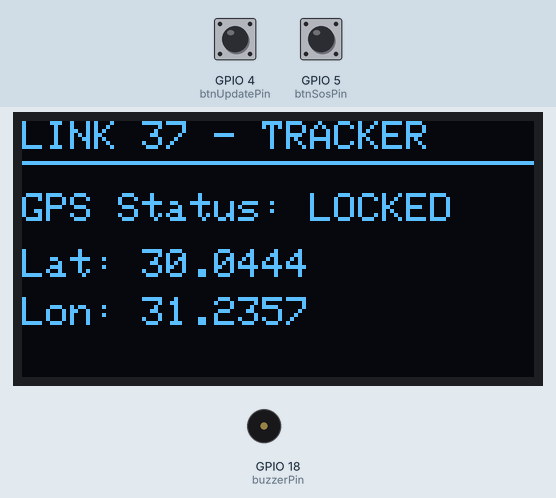
Recording of a sketch running on a simulated ESP32. Parts: 128×64 one-colour display, buzzer (waves = sounding). The test bench sets the inputs (shaded band); at power-on: GPIO 5 (btnSosPin) HIGH, GPIO 4 (btnUpdatePin) HIGH.

Above: at 3.2 s.
3.3 s: GPIO 5 (btnSosPin) pulled LOW for 0.15 s
At 5.2 s:
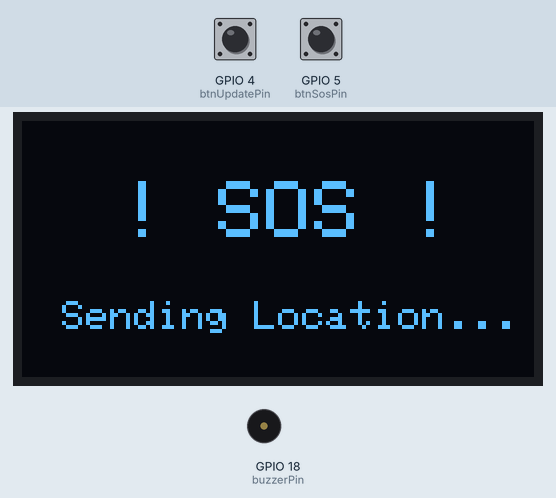
6.4 s: GPIO 4 (btnUpdatePin) pulled LOW for 1 s
At 8.6 s:
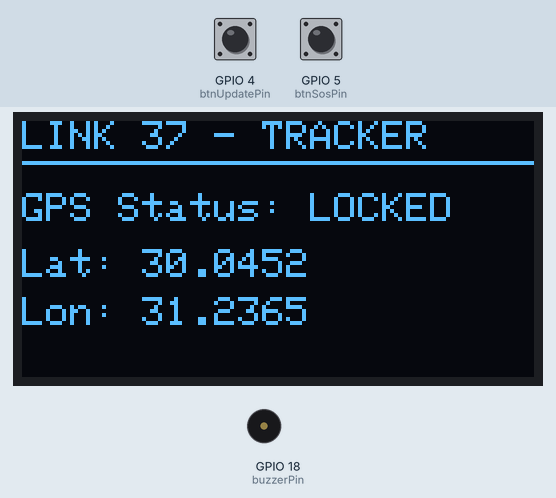
8.9 s: GPIO 4 (btnUpdatePin) pulled LOW for 0.15 s
At 9.6 s:
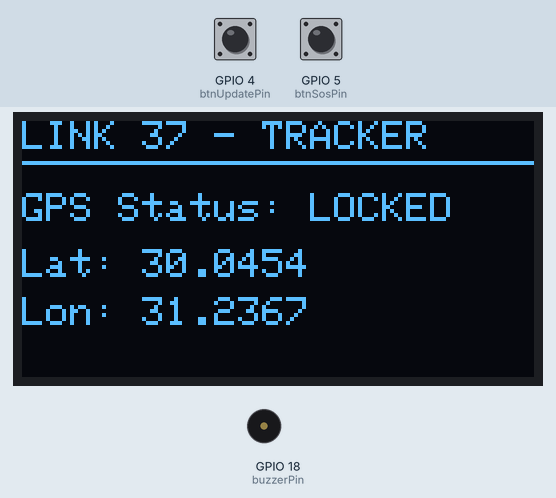
10.5 s: GPIO 5 (btnSosPin) pulled LOW for 1 s
At 11.3 s:
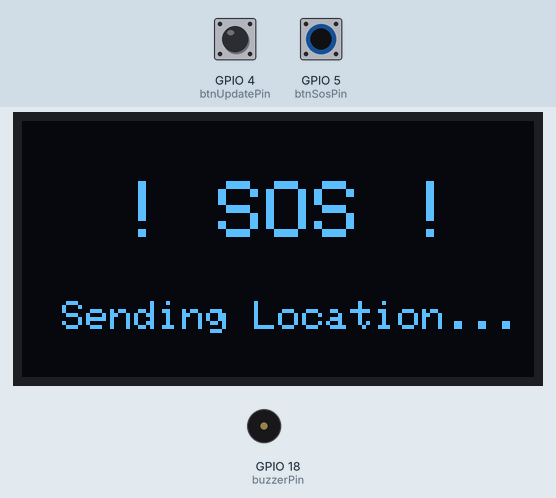
14.5 s: GPIO 5 (btnSosPin) pulled LOW for 3.2 s
At 18.1 s:
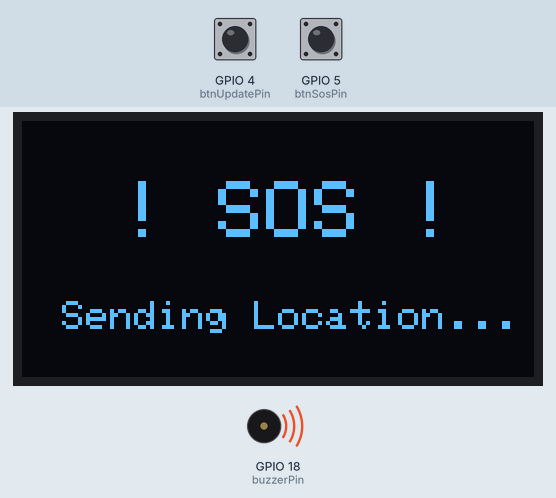
Timing chart, 0 to 19.8 s (numbered marks = the images above; inputs shaded):
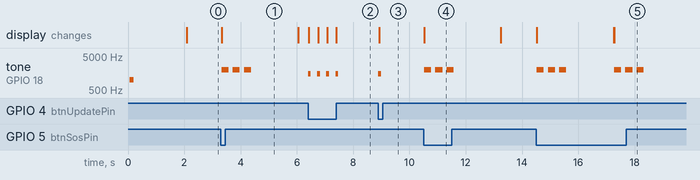

Measured:
- after the input at 3.3 s, tone on GPIO 18 (buzzerPin): alternates 2000 Hz for 0.25 s and silent for 0.15 s, 6 changes in all, then stays silent, starting at once; the display: changes at once (image 1)
- after the input at 6.4 s, tone on GPIO 18 (buzzerPin): alternates 1500 Hz for 0.10 s and silent for 0.23 s, 8 changes in all, then stays silent, starting at once; the display: first changes at once (image 2 shows a later state)
- after the input at 8.9 s, tone on GPIO 18 (buzzerPin): silent → 1500 Hz at once, → silent 0.10 s later; the display: changes at once (image 3)
- after the input at 10.5 s, tone on GPIO 18 (buzzerPin): alternates 2000 Hz for 0.25 s and silent for 0.15 s, 6 changes in all, then stays silent, starting at once; the display: changes at once (image 4)
- after the input at 14.5 s, tone on GPIO 18 (buzzerPin): plays 2000 Hz for 0.25 s, 2000 Hz for 0.25 s, 2000 Hz for 0.25 s, 2000 Hz for 0.25 s, 2000 Hz for 0.25 s, 2000 Hz for 0.25 s, starting at once; the display: changes at once (image 5)

The sketch:

sketch.ino
```cpp
#include <Wire.h>
#include <Adafruit_GFX.h>
#include <Adafruit_SSD1306.h>

#define SCREEN_WIDTH 128
#define SCREEN_HEIGHT 64
Adafruit_SSD1306 display(SCREEN_WIDTH, SCREEN_HEIGHT, &Wire, -1);

const int btnUpdatePin = 4;
const int btnSosPin = 5;
const int buzzerPin = 18;

float latitude = 30.0444;
float longitude = 31.2357;

void setup() {
  Serial.begin(115200);
  Wire.begin(8, 9);

  pinMode(btnUpdatePin, INPUT_PULLUP);
  pinMode(btnSosPin, INPUT_PULLUP);
  pinMode(buzzerPin, OUTPUT);

  if (!display.begin(SSD1306_SWITCHCAPVCC, 0x3C)) {
    Serial.println(F("OLED failed"));
    for (;;);
  }

  display.clearDisplay();
  display.setTextSize(2);
  display.setTextColor(WHITE);
  display.setCursor(15, 15);
  display.println("LINK 37");
  display.setTextSize(1);
  display.setCursor(15, 42);
  display.println("System Ready...");
  display.display();

  tone(buzzerPin, 1000, 150);
  delay(2000);
  showNormalScreen();
}

void loop() {
  if (digitalRead(btnUpdatePin) == LOW) {
    tone(buzzerPin, 1500, 100);
    latitude += 0.0002;
    longitude += 0.0002;
    showNormalScreen();
    delay(300);
  }

  if (digitalRead(btnSosPin) == LOW) {
    triggerSOS();
  }
}

void showNormalScreen() {
  display.clearDisplay();
  display.setTextSize(1);
  display.setTextColor(WHITE);

  display.setCursor(0, 0);
  display.println("LINK 37 - TRACKER");
  display.drawLine(0, 10, 128, 10, WHITE);

  display.setCursor(0, 18);
  display.println("GPS Status: LOCKED");

  display.setCursor(0, 32);
  display.print("Lat: ");
  display.println(latitude, 4);

  display.setCursor(0, 44);
  display.print("Lon: ");
  display.println(longitude, 4);

  display.display();
}

void triggerSOS() {
  display.clearDisplay();
  display.setTextSize(2);
  display.setCursor(25, 15);
  display.println("! SOS !");
  display.setTextSize(1);
  display.setCursor(10, 45);
  display.println("Sending Location...");
  display.display();

  for (int i = 0; i < 3; i++) {
    tone(buzzerPin, 2000, 250);
    delay(400);
  }

  delay(1500);
  showNormalScreen();
}
```
